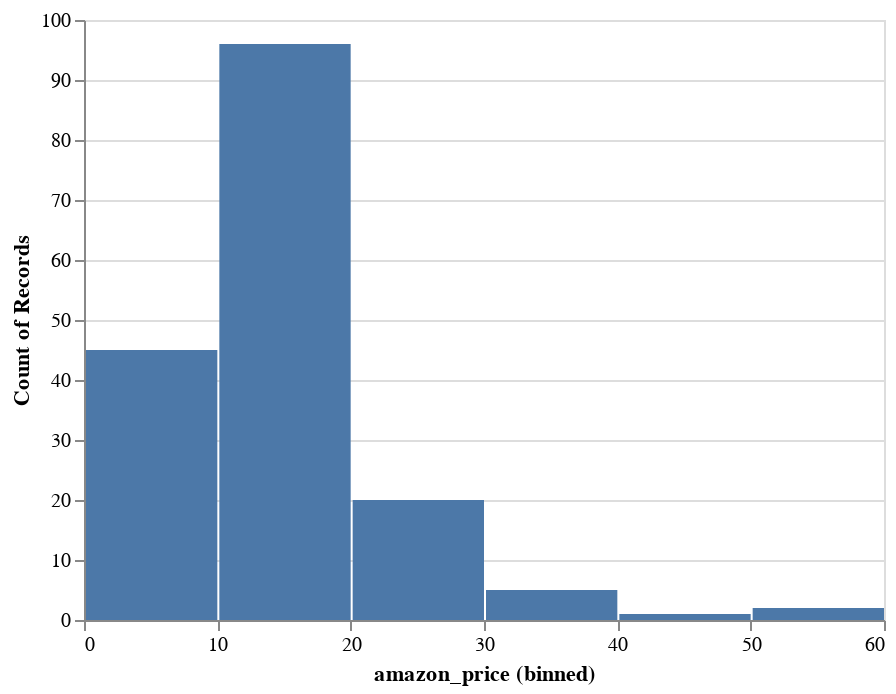

Notebook source saved alongside this figure:
### Code cell
# Quantitative Univariate Visual Summaries
alt.Chart(amazon_book).mark_bar().encode(
    x = alt.X("amazon_price", bin = True),
    y = 'count()'
)

### Figure 1 — Vega-Lite specification as saved in the notebook (floating-point values rounded to 4 significant figures; data arrays with more than 128 entries replaced by an {"elided": "..."} marker saying what was removed)
{"config": {"view": {"continuousWidth": 400, "continuousHeight": 300}}, "data": {"name": "data-287baa4ff8aeb7bd4f49dcbf6f86ddc1"}, "mark": "bar", "encoding": {"x": {"bin": true, "field": "amazon_price", "type": "quantitative"}, "y": {"aggregate": "count", "type": "quantitative"}}, "$schema": "https://vega.github.io/schema/vega-lite/v4.17.0.json", "datasets": {"data-287baa4ff8aeb7bd4f49dcbf6f86ddc1": {"elided": "169 records"}}}
